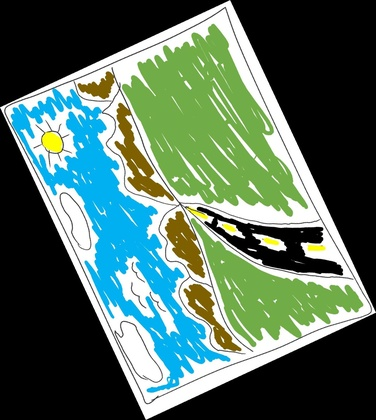
%> input picture MATLAB/HW12/myPictureRotated.jpg, 376 x 420 px, shrunk from 1315 x 1470 before the run
$ octave --eval "crimeScene('../myPictureRotated.jpg');"   (GNU Octave 9; MATLAB toolbox functions it lacks are replaced by stand-ins)
%> lines starting %> are read from the running program, lines starting %| are printed output that depends on the picture; in (x1, y1, x2, y2) boxes, pixels count from 0 and x2, y2 are one past the last pixel; in counts of white or black regions, pixels touching at a corner belong together; the program's own positions count from 1
function crimeScene(photo)
%> called with photo = '../myPictureRotated.jpg'

    close all
    in_id = imread(photo);
%> in_id is the input picture: size 420x376x3 uint8; mean R, G, B 82.7, 107, 93.1
    outname = [photo(1:end-4) '_edged.png'];

    mask_white = in_id(:,:,1) == 255;
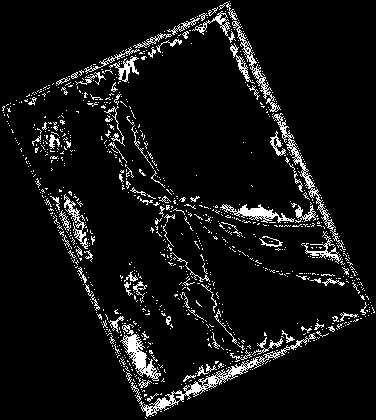
%> mask_white: size 420x376 logical; 7.1% white in thin lines or dots
    [row_white, col_white] = find(mask_white);
%> row_white = 11158 values from 2 to 419; col_white = 11158 values from 3 to 375
    mask3d = cat(3, mask_white, mask_white, mask_white);
%> mask3d: size 420x376x3 logical; 7.1% white in thin lines or dots

    r = in_id(:, :, 1);
    g = in_id(:, :, 2);
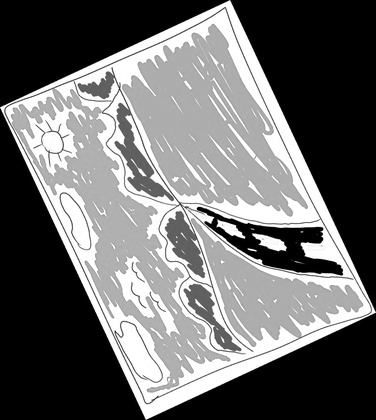
%> g: size 420x376 uint8; min 0, max 255, mean 107
    b = in_id(:, :, 3);
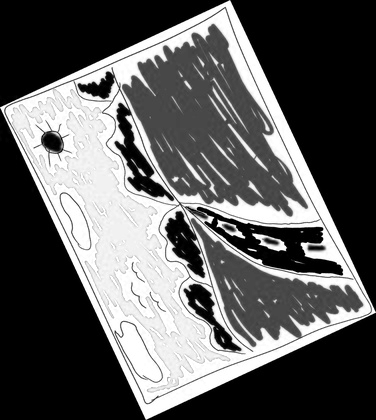
%> b: size 420x376 uint8; min 0, max 255, mean 93.1
    for i = [-1 1]
        for j = 1:length(col_white)
            r(row_white(j)+i, col_white(j)) = uint8(255);
            g(row_white(j)+i, col_white(j)) = uint8(0);
            b(row_white(j)+i, col_white(j)) = uint8(0);
            r(row_white(j), col_white(j)+i) = uint8(255);
            g(row_white(j), col_white(j)+i) = uint8(0);
            b(row_white(j), col_white(j)+i) = uint8(0);
        end
    end
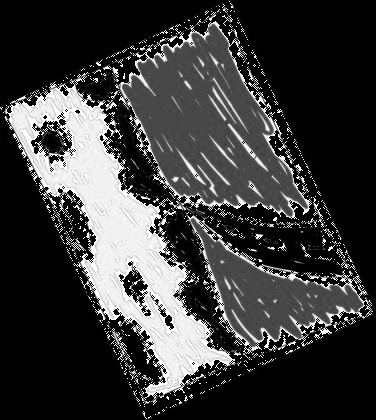
%> b: size 420x376 uint8; 15.25% of pixels changed, all inside (x1, y1, x2, y2) = (1, 0, 376, 420)
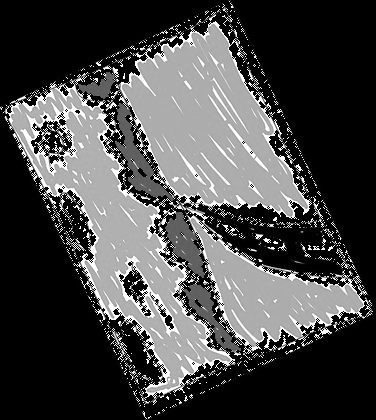
%> g: size 420x376 uint8; 15.26% of pixels changed, all inside (x1, y1, x2, y2) = (1, 0, 376, 420)
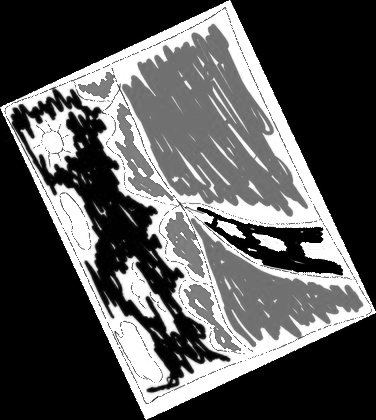
%> r: size 420x376 uint8; min 0, max 255, mean 85
    out = cat(3, r, g, b);
    out(mask3d) = in_id(mask3d);
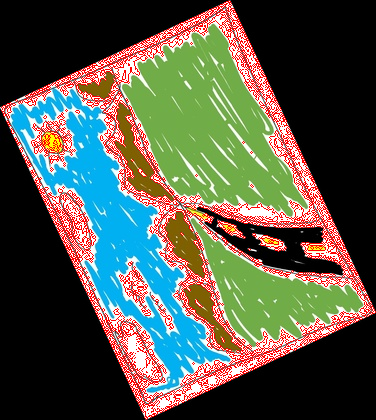
%> out: size 420x376x3 uint8; mean R, G, B 85, 85.5, 72.2
    imwrite(out, outname);
    close all;
end

%% In/Out
% in - filename
% out - file [filename(1:end-4) '_edged.png']

%% What to do
%  move the white frame in four directions and turn the pixel +1 in that
%  direction to red.

%% Steps
% 1)find the white frame


%     red_id = in_id;
%     red_id(mask_white, 1) = uint8(255);
%     red_id(mask_white, 2) = uint8(0);
%     red_id(mask_white, 3) = uint8(0);

% 2) loop the pixels on white to the 4 directions

% 3) paint them red

% 4) turn the original white spots to white again
